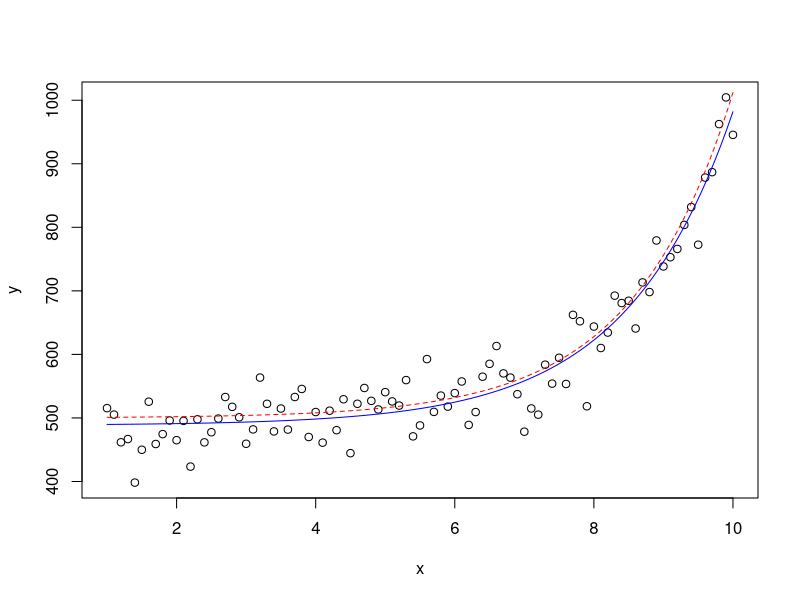
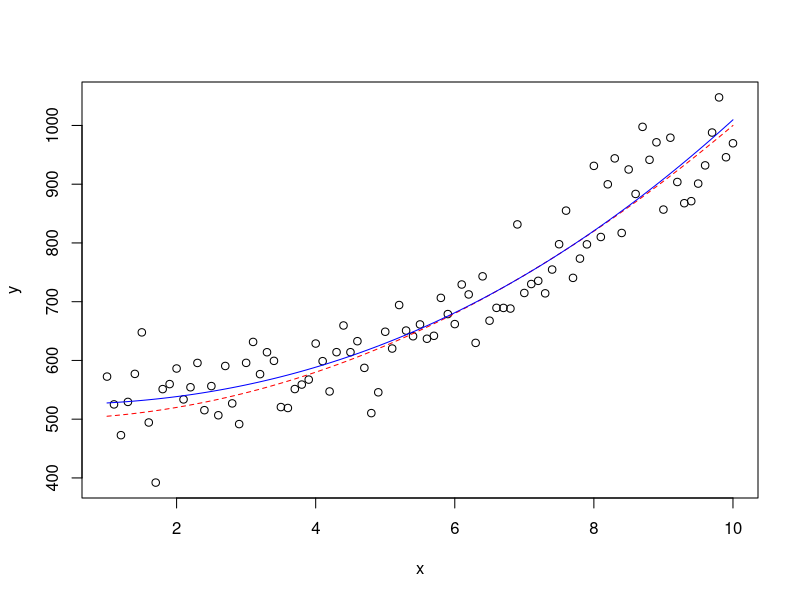
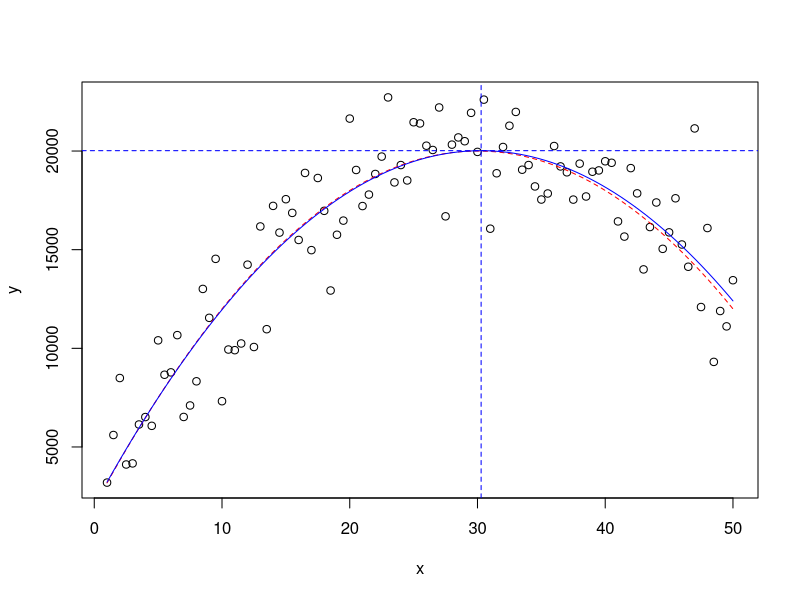
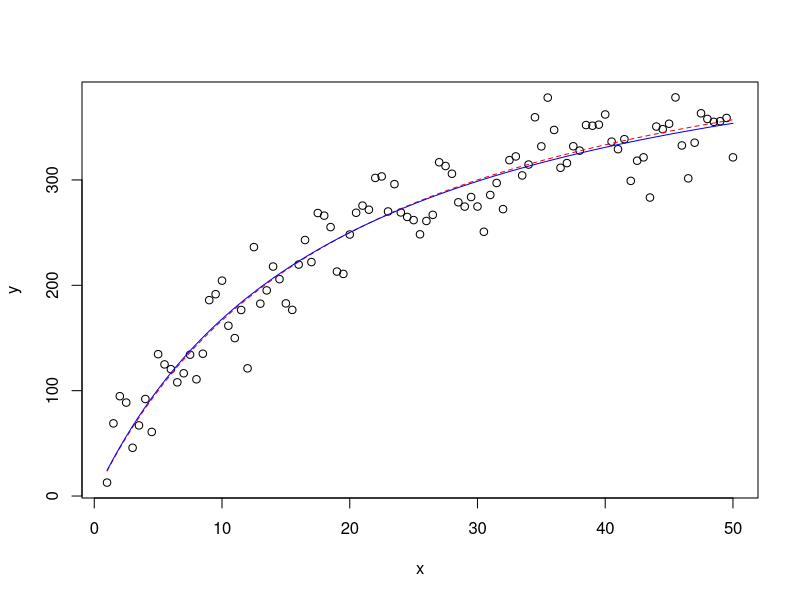

Reproduce these figures in R, in order.
# Non-Linear Regression Practice

#install.packages("minpack.lm")
library(minpack.lm)

f.exponential = function(x, A=0, B=1, C=1, err=NA) {
  if ( is.na(err) ){
    e = 0
  } else {
    e = rnorm(length(x), sd=err)
  }
  A + B * C^x + e
}


# ----------------------------------------------------------------------------
# exponential:  y = A + B * C^x + e
A = 500
B = 0.5
C = 2
err = 50

x = seq(1, 10, by=0.1)
e = rnorm(length(x), sd=err)
y = A + B * C^x + e
plot(x, y)
curve(A+B*C^x, add=TRUE, col="red", lty=2)

m1 = nlsLM(y ~ a+b*c^x, start=c(a=1, b=1, c=1))
summary(m1)
cf = coef(m1)
curve(cf[1]+cf[2]*cf[3]^x, add=TRUE, col="blue")
AIC(m1)


# ----------------------------------------------------------------------------
# logarithmic: y = a + bx^c
A = 500
B = 5
C = 2
err = 50

x = seq(1, 10, by=0.1)
e = rnorm(length(x), sd=err)
y = A+B*x^C + e
plot(x, y)
curve(A+B*x^C, add=TRUE, col="red", lty=2)

m1 = nlsLM(y ~ a+b*x^c, start=c(a=1, b=1, c=1))
summary(m1)
cf = coef(m1)
curve(cf[1]+cf[2]*x^cf[3], add=TRUE, col="blue")
AIC(m1)



# ----------------------------------------------------------------------------
# parabolic:  y = a + b * (x - c)^2
A = 20000
B = -20
C = 30
err = 2000

x = seq(1, 50, by=0.5)
e = rnorm(length(x), sd=err)
y = A+B*(x-C)^2 + e
plot(x, y)
curve(A+B*(x-C)^2, add=TRUE, col="red", lty=2)

m1 = nlsLM(y ~ a+b*(x-c)^2, start=c(a=25000, b=1, c=25))
summary(m1)
cf = coef(m1)
curve(cf[1]+cf[2]*(x-cf[3])^2, add=TRUE, col="blue")
AIC(m1)

# find the value of x that maximizes y?
abline(v=cf[3], col="blue", lty=2)
abline(h=cf[1], col="blue", lty=2)



# ----------------------------------------------------------------------------
# Michaelis Menten:  y = (A*x)/(B+x)
A = 500
B = 20
err = 25

x = seq(1, 50, by=0.5)
e = rnorm(length(x), sd=err)
y = (A*x)/(B+x) + e
plot(x, y)
curve((A*x)/(B+x), add=TRUE, col="red", lty=2)

m1 = nlsLM(y ~ (a*x)/(b+x), start=c(a=0, b=1))
summary(m1)
cf = coef(m1)
curve( (cf[1]*x)/(cf[2]+x), add=TRUE, col="blue")
AIC(m1)
